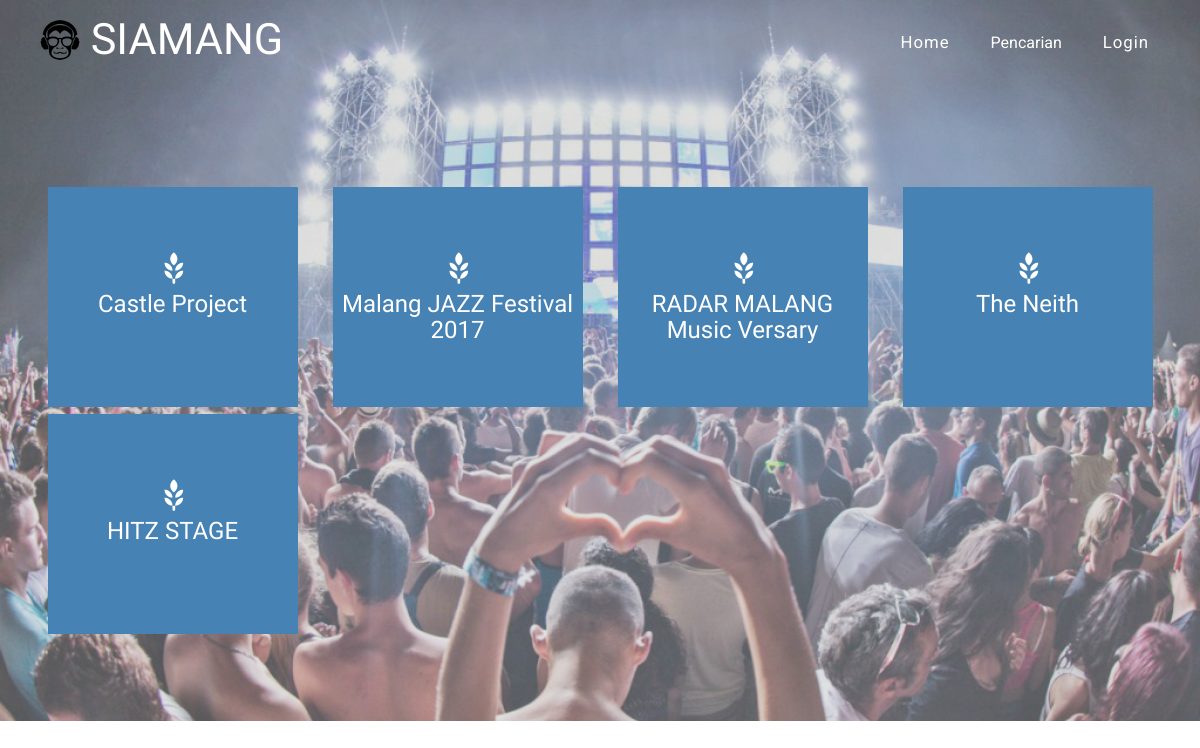
Screenshot of /index.php/pencarian/limateratas with the database file from the repository.
### tables this page shows
CREATE TABLE `acara` (
  `id_acara` int(11) NOT NULL,
  `nama_acara` varchar(50) NOT NULL,
  `gs` varchar(50) NOT NULL,
  `genre` varchar(50) NOT NULL,
  `lokasi` varchar(80) NOT NULL,
  `harga` varchar(20) NOT NULL,
  `tanggal` date NOT NULL,
  `deskripsi` varchar(300) NOT NULL,
  `rating` int(10) NOT NULL,
  `gambar` varchar(50) NOT NULL
);

### application/controllers/pencarian.php (called while the page is built, shortened)
<?php
class Pencarian extends CI_Controller{
	function __construct(){
		$this->load->model('m_pencarian');
	}
	function limateratas(){
		$data['acara'] = $this->m_pencarian->tampilLimaTeratas()->result();
		$this->load->view('v_pencarian', $data);
	}
}
 ?>

### index.php (called while the page is built, shortened)
<?php
require_once BASEPATH.'core/CodeIgniter.php';

### application/models/m_pencarian.php (called while the page is built, shortened)
<?php
class M_pencarian extends CI_Model{
	function tampilLimaTeratas(){
		return $this->db->query("SELECT * FROM acara ORDER BY rating DESC LIMIT 5");
	}
}
 ?>

### application/views/v_pencarian.php (the view, shortened to what this page needs)
<!DOCTYPE html>
<html>
<head>
<link href="/Siamang/assets2/css/bootstrap.css" rel="stylesheet" type="text/css" media="all">
<link href="/Siamang/assets2/css/style.css" rel="stylesheet" type="text/css" media="all"/>
<link href="/Siamang/assets2/css/style1.css" rel="stylesheet" type="text/css" media="all" />
<link rel="stylesheet" href="/Siamang/assets2/css/flexslider.css" type="text/css" media="screen" />
</head>
<body>
<div class="banner agileits">
    <div class="header">
        <div class="container">
            <div class="header-main">
                <div class="logo">
                   <h1><span class="books"></span> <a href="/Siamang/home">SIAMANG</a></h1>
                </div>
                 <div class="top-nav">
                     <nav class="cl-effect-21" id="cl-effect-21">
                            <ul class="res">
                                <li><a href="/Siamang/home" class="active">Home</a></li>
                                <li>
                                    <div class="dropdown">
                                      <button class="dropbtn active">Pencarian</button>
                                    </div>
                                </li>
                                <li><?php if(isset($_SESSION['id_admin'])){ ?>
                                <a href="/Siamang/login/logout">Logout</a>
                                <?php }else{ ?>
                                <a href="/Siamang/login">Login</a>
                                <?php } ?>
                                </li>
                            </ul>
                        </nav>
                 </div>
                <div class="clearfix"> </div>
            </div>
     </div>
   </div>
<div class="educate">
    <div class="container">
        <div class="education-main">
            <ul class="ch-grid">
            <?php foreach ($acara as $acara_key) {?>
                 <a href="/Siamang/acara?id_acara=<?php echo $acara_key->id_acara; ?>">
                 <div class="col-md-3 w3agile">
                    <li>
                        <div class="ch-item">
                            <div class="ch-info">
                                <div class="ch-info-front ch-img-1">
                                    <span class="glyphicon glyphicon-grain" aria-hidden="true"> </span>
                                    <h5><?php echo $acara_key->nama_acara;  ?></h5>
                                </div>
                            </div>
                        </div>
                    </li>
                    </div>
                    </a>
                    <?php } ?>
                    <div class="clearfix"> </div>
             </ul>
         </div>
    </div>
</div>
</div>
</body>
</html>

### assets2/css/style.css (style rules this page uses)
h4, h5, h6, h1, h2, h3 { margin: 0; }
ul, ol { margin: 0; }
html, body { font-family: 'Roboto', sans-serif; font-size: 100%; background:#fff; }
a { text-decoration: none; transition: 0.5s all; -webkit-transition: 0.5s all; -moz-transition: 0.5s all; -o-transition: 0.5s all; }
.banner { background: url(../images/back4.png)no-repeat; min-height:775px; background-size: cover; background-position: fixed; }
.header-main { padding: 1em 0em; }
span.books { background: url(../images/rsz_a.png)no-repeat 0px 4px; width: 50px; height: 47px; display: inline-block; vertical-align:top; }
.logo { float: left; width: 40%; }
.logo h1 { font-size: 2.7em; font-family: 'Marvel', sans-serif; }
.logo h1 a { color: #fff; }
.top-nav { float: right; width: 60%; text-align: right; }
.top-nav ul.res { padding:0em 0em 0em 0em; list-style: none; }
.top-nav ul.res li { display:inline-block; }
.top-nav ul.res li a { font-size: 1.05em; color: #fff; padding: 0.65em; display: block; }
nav a { position: relative; display: inline-block; margin: 0px 20px; outline: none; color: #fff; text-decoration: none; letter-spacing: 1px; text-shadow: 0 0 1px rgba(255,255,255,0.3); }
.cl-effect-21 a { padding: 10px; color: #237546; text-shadow: none; -webkit-transition: color 0.3s; -moz-transition: color 0.3s; transition: color 0.3s; }
.cl-effect-21 a::before, .cl-effect-21 a::after { position: absolute; left: 0; width: 100%; height: 2px; background: #fff; content: ''; opacity: 0; -webkit-transition: opacity 0.3s, -webkit-transform 0.3s; -moz-transition: opacity 0.3s, -moz-transform 0.3s; transition: opacity 0.3s, transform 0.3s; -webkit-transform: translateY(-10px); -moz-transform: translateY(-10px); transform: translateY(-10px); }
.cl-effect-21 a::before { top: 0; -webkit-transform: translateY(-10px); -moz-transform: translateY(-10px); transform: translateY(-10px); }
.cl-effect-21 a::after { bottom: 0; -webkit-transform: translateY(10px); -moz-transform: translateY(10px); transform: translateY(10px); }
.educate { padding: 5em 0em; }
span.glyphicon.glyphicon-grain { font-size: 2em; color: #fff; margin-bottom: 0.25em; }
.ch-info-front h5 { font-size: 1.5em; color: #fff; font-family: 'Marvel', sans-serif; }
.ch-grid { margin: 20px 0 0 0; padding: 0; list-style: none; display: block; text-align: center; width: 100%; }
.ch-grid:after, .ch-item:before { content: ''; display: table; }
.ch-grid:after { clear: both; }
.ch-grid li { width: 250px; height: 220px; display: inline-block; }
.ch-item { width: 100%; height: 100%; border-radius: 50%; position: relative; cursor: default; -webkit-perspective: 900px; -moz-perspective: 900px; -o-perspective: 900px; -ms-perspective: 900px; perspective: 900px; }
.ch-info { position: absolute; width: 100%; height: 100%; -webkit-transform-style: preserve-3d; -moz-transform-style: preserve-3d; -o-transform-style: preserve-3d; -ms-transform-style: preserve-3d; transform-style: preserve-3d; }
.ch-info > div { display: block; position: absolute; width: 100%; height: 100%; background-position: center center; -webkit-transition: all 0.4s linear; -moz-transition: all 0.4s linear; -o-transition: all 0.4s linear; -ms-transition: all 0.4s linear; transition: all 0.4s linear; -webkit-transform-origin: 50% 0%; -moz-transform-origin: 50% 0%; -o-transform-origin: 50% 0%; -ms-transform-origin: 50% 0%; transform-origin: 50% 0%; }
.ch-info .ch-info-front { padding-top: 4em; }
.ch-img-1 { background:#4682B4; }
@media (max-width:1440px) { .banner { min-height: 700px; } }
@media (max-width:1280px) { nav a { margin: 0px 10px; } }

### application/views/v_pencarian.php (style rules this page uses)
.dropbtn { background-color: transparent; color: white; padding: 16px; font-size: 16px; border: none; cursor: pointer; }
.dropdown { position: relative; display: inline-block; }

### rows the page displays
acara: nama_acara "Castle Project"
acara: nama_acara "Malang JAZZ Festival 2017"
acara: nama_acara "RADAR MALANG Music Versary"
acara: nama_acara "The Neith"
acara: nama_acara "HITZ STAGE"
